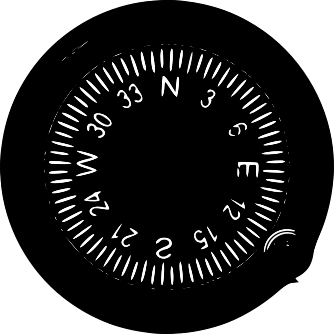
#> input picture hi2.png, 334 x 334 px
$ python gauge.py
#> lines starting #> are read from the running program, lines starting #| are printed output that depends on the picture
# [23 lines of commented-out code are left out]
import matplotlib.pyplot as plt
from PIL import Image
import numpy as np
# Load the image
# Open the image
img = Image.open("hi2.png")
#> img is the input picture: PIL image 334x334 RGBA; mean R, G, B, A 57.9, 57.9, 57.9, 189

# Rotate the image by 45 degrees
rotated_img = img.rotate(30)
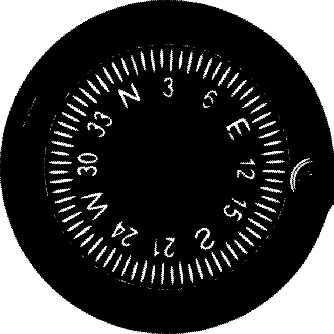
#> rotated_img: PIL image 334x334 RGBA; mean R, G, B, A 18.9, 18.9, 18.9, 188.7; transparent parts drawn white
theta = np.linspace(0, 2 * np.pi, 100)
r = 1
x = r * np.cos(theta)
y = r * np.sin(theta)

needle_angle = 90  # Example angle
# Sample data
x = [171,171]
y = [0,50]

# Create the plot
plt.plot(x, y,'r', linewidth=2)

# Display the rotated image using Matplotlib
plt.imshow(rotated_img)
plt.axis('off')  # Hide the axes
plt.show()
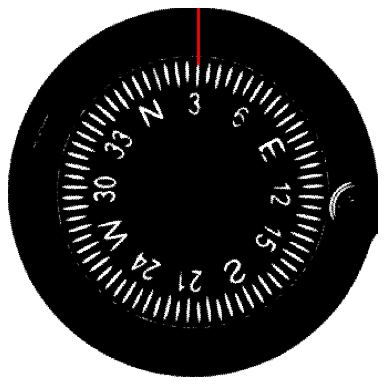
#> figure drawn by matplotlib, 1 panel

$ run again, with hi.png copied over hi2.png
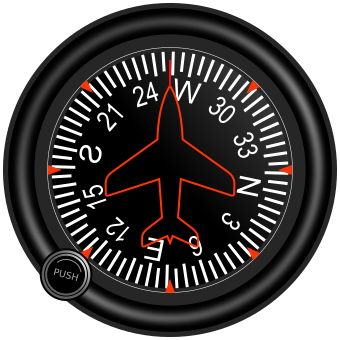
#> input picture hi.png, 340 x 340 px
#> img is the input picture: PIL image 340x340 RGBA; mean R, G, B, A 35.2, 32.2, 31.5, 193.7
#> `rotated_img = img.rotate(30)`:
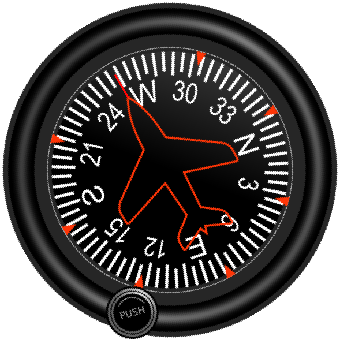
#> rotated_img: PIL image 340x340 RGBA; mean R, G, B, A 35.3, 32.2, 31.5, 193.8; transparent parts drawn white
#> `plt.show()`:
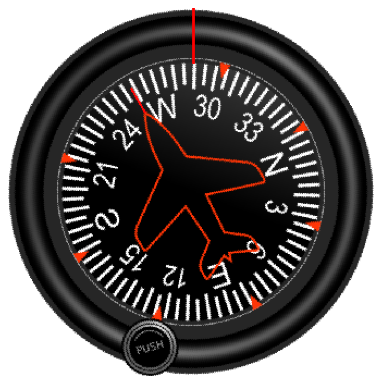
#> figure drawn by matplotlib, 1 panel
